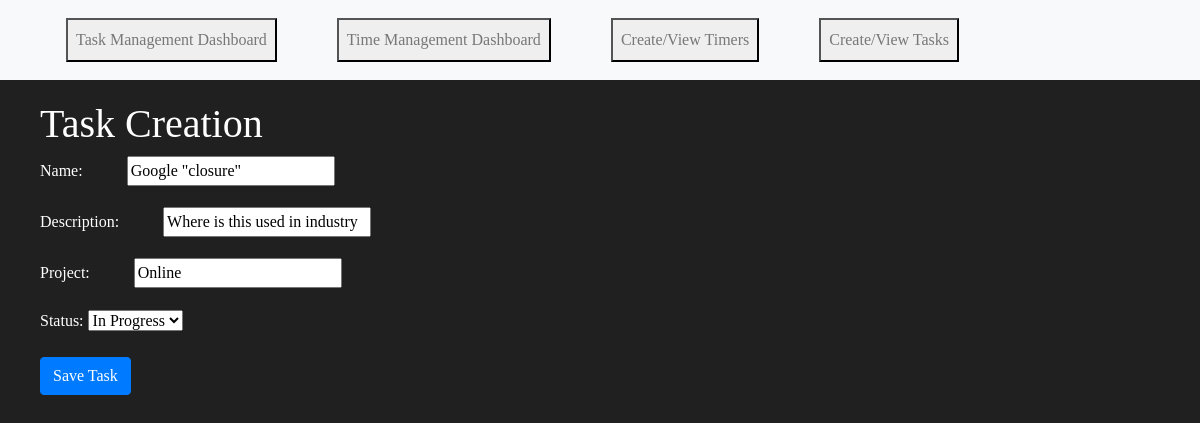
/15/update/, run on the app's committed database.
### tasks/models.py (models this page shows, shortened)
class Task(models.Model):
    CHOICES = [('C','Completed'),('F','In Progress')]
    name = models.CharField(max_length=200)
    description = models.CharField(max_length=200)
    project = models.CharField(max_length=200)
    status = models.CharField(choices=CHOICES, max_length=128)

### tasks/views.py (the view)
# urls.py: path('<int:pk>/update/', views.UpdateTaskView.as_view(), name='update'),
class UpdateTaskView(UpdateView):
    model = Task
    template_name = 'tasks/task_form.html'
    fields = ['name', 'description', 'project', 'status']
    success_url = "/"
    template_name_suffix = "_update_form"

### tasks/templates/tasks/task_form.html (shortened to what this page needs)
<!DOCTYPE html>
<html>
    <head>
        {% load static %}
        <link rel="stylesheet" href="https://stackpath.bootstrapcdn.com/bootstrap/4.3.1/css/bootstrap.min.css">
    </head>
    <body>
      <nav class="navbar navbar-expand-lg navbar-light bg-light">
        <div class="collapse navbar-collapse" id="navbarSupportedContent">
          <ul class="navbar-nav mr-auto">
            <li class = "nav-item">
              <button class = "nav-link" onclick="dayAndWeekTask()">Task Management Dashboard</button>
            </li>
            <li class = "nav-item">
              <button class = "nav-link" onclick="dayAndWeek()">Time Management Dashboard</button>
            </li>
            <li class = "nav-item">
              <button class = "nav-link" onclick="goTimerList()">Create/View Timers</button>
            </li>
            <li class = "nav-item">
              <button class = "nav-link" onclick="goHome()">Create/View Tasks</button>
            </li>
          </ul>
        </div>
      </nav>
        <h1>Task Creation</h1>
        <form method="POST" enctype="multipart/form-data">
            {{ form.as_p }}
            <button type="submit" onclick = "" class="btn btn-primary">Save Task</button>
        </form>
    </body>
</html>

### tasks/templates/tasks/task_form.html (style rules this page uses)
body { background: #202020; color: white; }
li { padding: 10px; }
h1, h3, h5, li, input, form { font-family: Garamond; margin-left: 40px; }
h1 { margin-top: 20px; }

### data on the page
Task: name "Google \"closure\"", description "Where is this used in industry", project "Online", status "In Progress"
